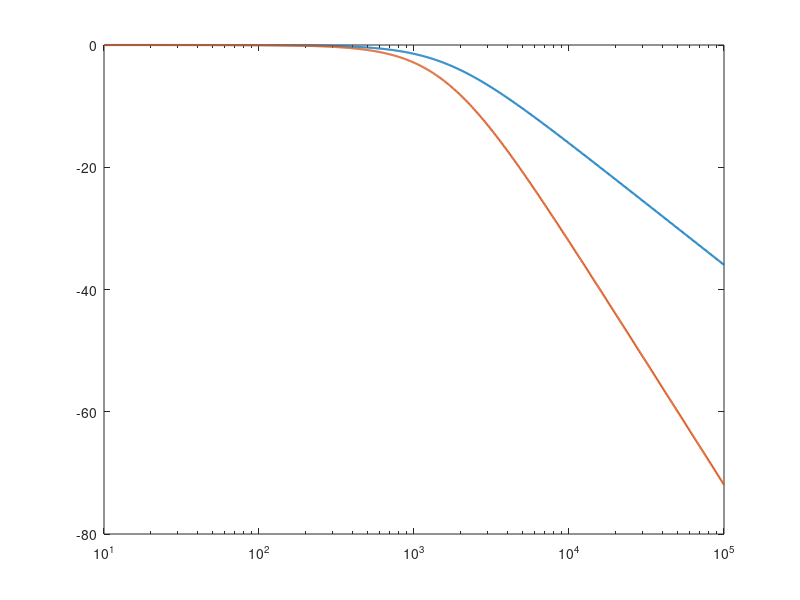

Here is the MATLAB script that generated this plot: (Note: this script raises an error after producing the figure.)
clear
clc
close all

%% Parameters
R = 1000;
C = 100e-9;

fc = 1/(2*pi*R*C);

%% Frequency axis
f = logspace(1,5,1000);
omega = 2*pi*f;

%% One-pole filter
H1 = 1 ./ (1 + 1j*omega*R*C);

mag1_dB = 20*log10(abs(H1));
phase1_deg = angle(H1)*180/pi;

%% Two identical poles
H2 = 1 ./ (1 + 1j*omega*R*C).^2;

mag2_dB = 20*log10(abs(H2));
phase2_deg = angle(H2)*180/pi;

%% Magnitude
figure

semilogx(f, mag1_dB, 'LineWidth', 1.5)
hold on
semilogx(f, mag2_dB, 'LineWidth', 1.5)

xline(fc, '--')

grid on
xlabel('Frequency (Hz)')
ylabel('Magnitude (dB)')
title('One Pole vs Two Poles - Magnitude')
legend('1 pole','2 poles','Location','best')

%% Phase
figure

semilogx(f, phase1_deg, 'LineWidth', 1.5)
hold on
semilogx(f, phase2_deg, 'LineWidth', 1.5)

xline(fc, '--')

grid on
xlabel('Frequency (Hz)')
ylabel('Phase (degrees)')
title('One Pole vs Two Poles - Phase')
legend('1 pole','2 poles','Location','best')
